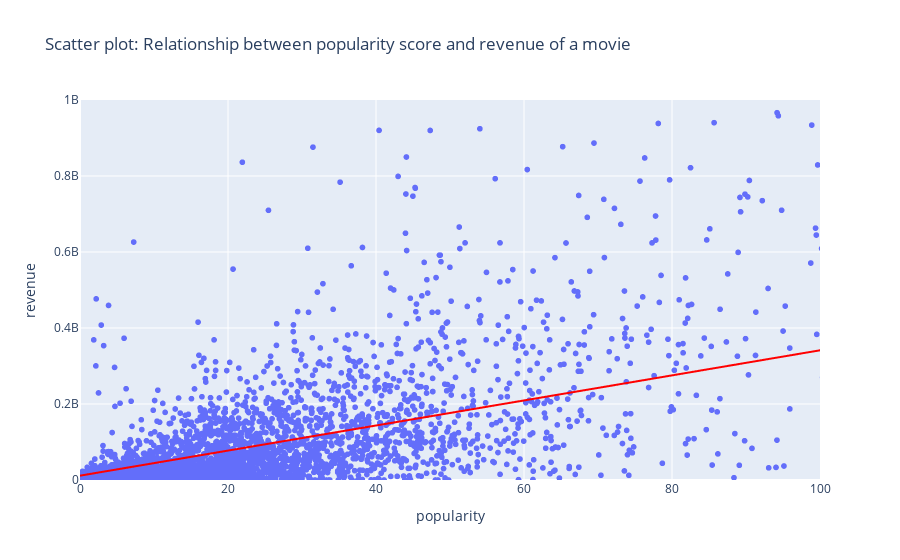

The code cell stored with this chart in its notebook:
### Markdown cell above
Among "popularity", "budget", "vote_count", "vote_average":
1. Movies with high budget, high number of votes from viewers and high popularity score tend to have higher revenue
+ "vote_count" (Number of viewer votes) is the most closely related feature with movie revenue: correlation score=0.78
+ "budget" and "popularity" of a movie is also positively correlated with movie revenue: correlation score>0.6
2. High average rating given by viewers do not ensure high revenue for a movie (low correlation score)

### Code cell
# Scatter plot: Relationship between popularity score and revenue of a movie
px.scatter(df, x="popularity", y="revenue", range_x=[0, 100], range_y=[0, 1000000000],
           title="Scatter plot: Relationship between popularity score and revenue of a movie",
           trendline="ols", trendline_color_override="red")

### Figure 1 — Plotly figure (JSON) as saved in the notebook; plotly's stock layout.template omitted (floating-point values rounded to 4 significant figures; data arrays with more than 128 entries replaced by an {"elided": "..."} marker saying what was removed)
{"data": [{"hovertemplate": "popularity=%{x}<br>revenue=%{y}<extra></extra>", "legendgroup": "", "marker": {"color": "#636efa", "symbol": "circle"}, "mode": "markers", "name": "", "showlegend": false, "type": "scattergl", "x": {"elided": "4775 float values"}, "xaxis": "x", "y": {"elided": "4775 int values"}, "yaxis": "y"}, {"hovertemplate": "<b>OLS trendline</b><br>revenue = 3.29863e+06 * popularity + 1.14351e+07<br>R<sup>2</sup>=0.414825<br><br>popularity=%{x}<br>revenue=%{y} <b>(trend)</b><extra></extra>", "legendgroup": "", "line": {"color": "red"}, "marker": {"color": "#636efa", "symbol": "circle"}, "mode": "lines", "name": "", "showlegend": false, "type": "scattergl", "x": {"elided": "4775 float values"}, "xaxis": "x", "y": {"elided": "4775 float values"}, "yaxis": "y"}], "layout": {"legend": {"tracegroupgap": 0}, "title": {"text": "Scatter plot: Relationship between popularity score and revenue of a movie"}, "xaxis": {"anchor": "y", "domain": [0, 1], "range": [0, 100], "title": {"text": "popularity"}}, "yaxis": {"anchor": "x", "domain": [0, 1], "range": [0, 1000000000], "title": {"text": "revenue"}}}}
